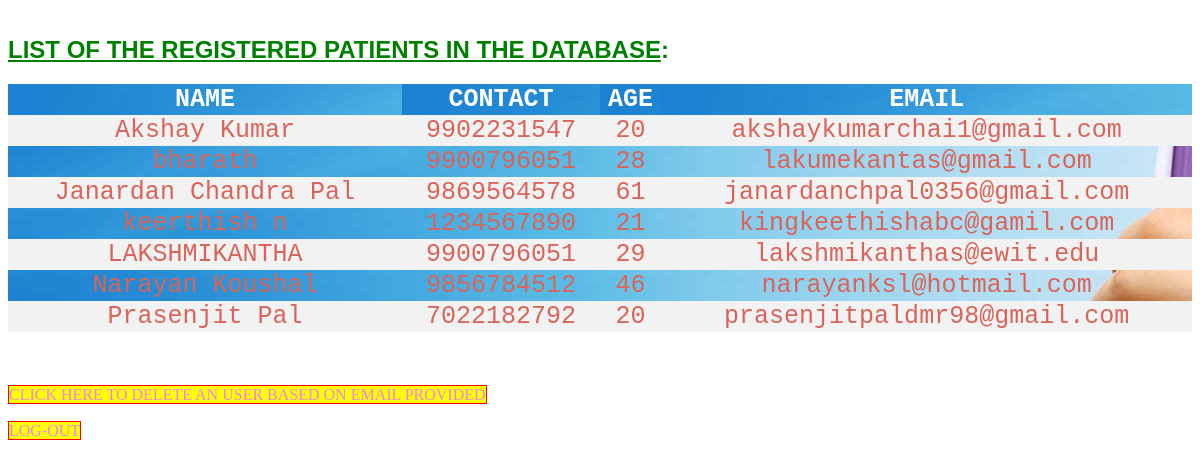
The app's page /user_details.php with its own data.
### tables this page shows
CREATE TABLE IF NOT EXISTS `register` (
  `sl_no` int(11) NOT NULL AUTO_INCREMENT,
  `name` text NOT NULL,
  `contact` bigint(12) NOT NULL,
  `age` int(2) NOT NULL,
  `email` varchar(50) NOT NULL,
  `password` varchar(40) NOT NULL,
  PRIMARY KEY (`sl_no`)
);

### user_details.php (the view, shortened to what this page needs)
<html>
<head>
</head>
<h2></br><u>LIST OF THE REGISTERED PATIENTS IN THE DATABASE</u>:</h2>
<body>
<table>
<tr>
<th>NAME</th>
<th>CONTACT</th>
<th>AGE</th>
<th>EMAIL</th>
</tr>
<?php
$host="localhost";
$dbUsername="root";
$dbPassword="";
$dbname="disease";
$conn=new mysqli($host,$dbUsername,$dbPassword,$dbname);
$sql="Select name,contact,age,email from register order by name asc";
$result=$conn->query($sql);
if($result->num_rows > 0){
	while($row=$result->fetch_assoc()){
		echo "<tr><td>".$row["name"]."</td><td>".$row["contact"]."</td><td>".$row["age"]."</td><td>".$row["email"]."</td></tr>";
	}
	echo "</table>";
}
else{
	echo "0 results found...!";
}
?>
<a href="delete.php">CLICK HERE TO DELETE AN USER BASED ON EMAIL PROVIDED</a>
<a href="admin_logout.php">LOG-OUT</a>
</body>
</html>

### user_details.php (style rules this page uses)
h2 { color:green; font-family:sans-serif; text-decoration:none; }
a:link { border:1px solid red; color:violet; background-color:yellow; text-decoration:none; }
table { background-image: url(mp.jpg); border-collapse:collapse; width:100%; color:#d96459; font-family:monospace; font-size:25px; text-align:center; }
th { background-image: url(mp.jpg); background-color:#d96459; color:white; }
tr:nth-child(even) { background-color:#f2f2f2 }

### records on screen
register: name "Akshay Kumar", contact "9902231547", age "20", email "akshaykumarchai1@gmail.com"
register: contact "9900796051", age "28", email "lakumekantas@gmail.com"
register: name "Janardan Chandra Pal", contact "9869564578", age "61", email "janardanchpal0356@gmail.com"
register: contact "1234567890", age "21", email "kingkeethishabc@gamil.com"
register: name "LAKSHMIKANTHA", contact "9900796051", age "29", email "lakshmikanthas@ewit.edu"
register: name "Narayan Koushal", contact "9856784512", age "46", email "narayanksl@hotmail.com"
register: name "Prasenjit Pal", contact "7022182792", age "20", email "prasenjitpaldmr98@gmail.com"
